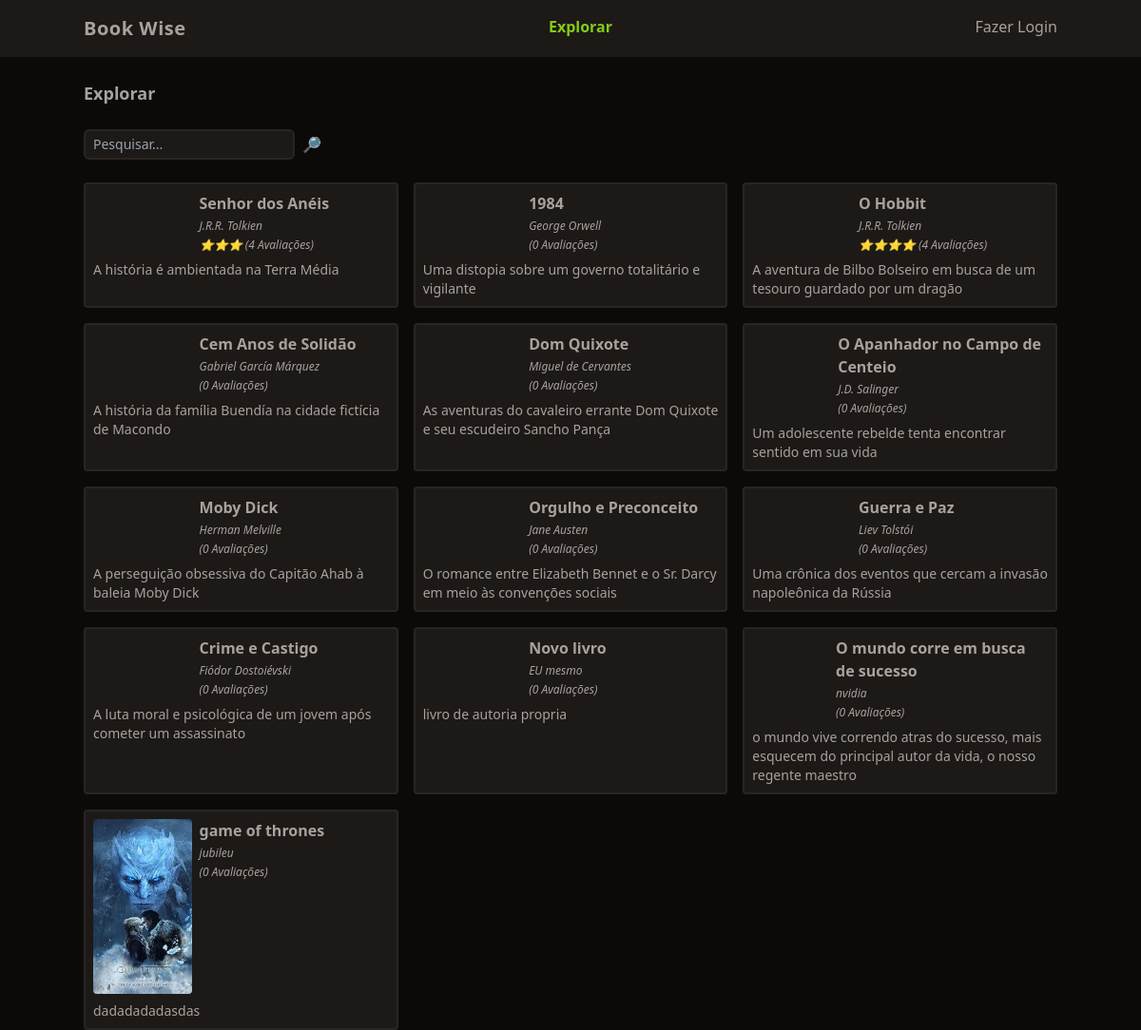
The page / on the database its author committed.
### tables this page shows
CREATE TABLE livros (
	id integer primary key,
  titulo varchar(255),
  autor varchar(100),
  descricao text,
  ano_de_lancamento integer,
  usuario_id integer, imagem varchar(255),
  foreign key(usuario_id) references usuarios(id) on delete cascade
);

### functions.php (called while the page is built, shortened)
<?php
function view($view, $data = [])
{
    require "views/template/app.php";
}
function config($chave = null)
{
    $config = require 'config.php';
    if (strlen($chave) > 0) {
        return $config[$chave];
    }
    return $config;
}
function auth() {
    if(! isset($_SESSION['auth'])){
        return null;
    }
    return $_SESSION['auth'];
}

### controllers/index.controller.php (called while the page is built)
<?php
$livros = Livro::all($_REQUEST['pesquisar'] ?? '');
view('index', compact('livros'));

### routes.php (called while the page is built, shortened)
<?php
$controller = str_replace('/', '', parse_url($_SERVER['REQUEST_URI'])['path']);
if (!$controller) $controller = "index";
require "../controllers/{$controller}.controller.php";

### public/index.php (called while the page is built, shortened)
<?php
    require "../models/Livro.php";
    require "../functions.php";
    require "../database.php";
    require "../routes.php";
?>

### config.php (called while the page is built)
<?php
return [
    'database' => [
        'driver' => 'sqlite',
        'database' => '../database.sqlite'
    ],
];

### Database.php (called while the page is built, shortened)
<?php
class Database
{
    private $db;
    public function __construct($config)
    {
        $this->db = new PDO($this->getDns($config));
    }
    private function getDns($config) {
        $driver = $config['driver'];
        unset($config['driver']);
        match ($driver) {
            'sqlite' => $dns = $driver . ":" . $config['database'],
            'mysql' => $dns = $driver . ":" . http_build_query($config, '', ';'),
        };
        return $dns;
    }
    public function query($query, $class = null, $params = [])
    {
        $prepare = $this->db->prepare($query);
        if ($class) {
            $prepare->setFetchMode(PDO::FETCH_CLASS, $class);
        }
        $prepare->execute($params);
        return $prepare;
    }
}

### models/Livro.php (called while the page is built, shortened)
<?php
class Livro
{
    public function query($where, $params)
    {
        $database = new Database(config('database'));
        return $database->query(
            query: "select
            l.id, l.titulo, l.autor, l.descricao, l.ano_de_lancamento, l.imagem
            , ifnull(round(sum(a.nota) / 5.0), 0) as nota_avaliacao
            , ifnull(count(a.id), 0) as count_avaliacoes
            from
            livros l
            left join avaliacoes a on a.livro_id = l.id
            where $where
            group by l.id, l.titulo, l.autor, l.descricao, l.ano_de_lancamento, l.imagem",
            class: self::class,
            params: $params
        );
    }
    public static function all($filtro = '')
    {
        return (new self)->query('titulo like :filtro', ['filtro' => "%$filtro%"])->fetchAll();
    }
}

### partials/_livro.php (the view)
<div class="p-2 rounded border-stone-800 border-2 bg-stone-900">
    <div class="flex gap-2">
        <div class="w-1/3">
            <img src="<?= $livro->imagem ?>" class="rounded w-50">
        </div>
        <div class="flex flex-col gap-1">
            <a href="livro?id=<?= $livro->id ?>" class="font-semibold hover:underline"><?= $livro->titulo ?></a>
            <div class="text-xs italic"><?= $livro->autor ?></div>
            <div class="text-xs italic"><?= str_repeat('⭐', $livro->nota_avaliacao) ?> (<?= $livro->count_avaliacoes ?> Avaliações)</div>
        </div>
    </div>
    <div class="text-sm mt-2"><?= $livro->descricao ?></div>
</div>

### views/template/app.php (shortened to what this page needs)
<!DOCTYPE html>
<html lang="en">
<head>
    <script src="https://cdn.tailwindcss.com"></script>
</head>
<body class="bg-stone-950 text-stone-400">
    <header class="bg-stone-900">
        <nav class="mx-auto max-w-screen-lg flex justify-between py-4">
            <div class="font-bold text-xl tracking-wide">Book Wise</div>
            <ul class="flex space-x-4 font-bold">
                <li><a href="/" class="text-lime-500">Explorar</a></li>
            </ul>
            <ul>
                <?php if (auth()): ?>
                    <li><a href="/logout" class="hover:underline">Oi, <?= auth()->nome ?></a></li>
                <?php else: ?>
                    <li><a href="/login" class="hover:underline">Fazer Login</a></li>
                <?php endif; ?>
            </ul>
        </nav>
    </header>
    <main class="mx-auto max-w-screen-lg space-y-6">
        <?php require "../views/{$view}.view.php"; ?>
    </main>
</body>
</html>

### views/index.view.php
<h1 class="mt-6 font-bold text-lg">Explorar</h1>
<form class="w-full flex space-x-2">
    <input
        type="text"
        class="border-stone-800 border-2 rounded-md bg-stone-900 text-sm focus:outline-none px-2 py-1"
        placeholder="Pesquisar..."
        name="pesquisar">
    <button type="submit">🔎</button>
</form>
<section class="grid gap-4 grid-cols-1 md:grid-cols-2 lg:grid-cols-3">
    <?php foreach ($livros as $livro) {
        require '../partials/_livro.php';
    } ?>
</section>

### rows shown on the page
livros: titulo "Senhor dos Anéis", autor "J.R.R. Tolkien", nota_avaliacao "⭐⭐⭐", count_avaliacoes "4", descricao "A história é ambientada na Terra Média"
livros: titulo "1984", autor "George Orwell", count_avaliacoes "0", descricao "Uma distopia sobre um governo totalitário e vigilante"
livros: titulo "O Hobbit", autor "J.R.R. Tolkien", nota_avaliacao "⭐⭐⭐⭐", count_avaliacoes "4", descricao "A aventura de Bilbo Bolseiro em busca de um tesouro guardado por um dragão"
livros: titulo "Cem Anos de Solidão", autor "Gabriel García Márquez", count_avaliacoes "0", descricao "A história da família Buendía na cidade fictícia de Macondo"
livros: titulo "Dom Quixote", autor "Miguel de Cervantes", count_avaliacoes "0", descricao "As aventuras do cavaleiro errante Dom Quixote e seu escudeiro Sancho Pança"
livros: titulo "O Apanhador no Campo de Centeio", autor "J.D. Salinger", count_avaliacoes "0", descricao "Um adolescente rebelde tenta encontrar sentido em sua vida"
livros: titulo "Moby Dick", autor "Herman Melville", count_avaliacoes "0", descricao "A perseguição obsessiva do Capitão Ahab à baleia Moby Dick"
livros: titulo "Orgulho e Preconceito", autor "Jane Austen", count_avaliacoes "0", descricao "O romance entre Elizabeth Bennet e o Sr. Darcy em meio às convenções sociais"
livros: titulo "Guerra e Paz", autor "Liev Tolstói", count_avaliacoes "0", descricao "Uma crônica dos eventos que cercam a invasão napoleônica da Rússia"
livros: titulo "Crime e Castigo", autor "Fiódor Dostoiévski", count_avaliacoes "0", descricao "A luta moral e psicológica de um jovem após cometer um assassinato"
livros: titulo "Novo livro", autor "EU mesmo", count_avaliacoes "0", descricao "livro de autoria propria"
livros: titulo "O mundo corre em busca de sucesso", autor "nvidia", count_avaliacoes "0", descricao "o mundo vive correndo atras do sucesso, mais esquecem do principal autor da vida, o nosso regente maestro"
livros: imagem (picture), titulo "game of thrones", autor "jubileu", count_avaliacoes "0", descricao "dadadadadasdas"
